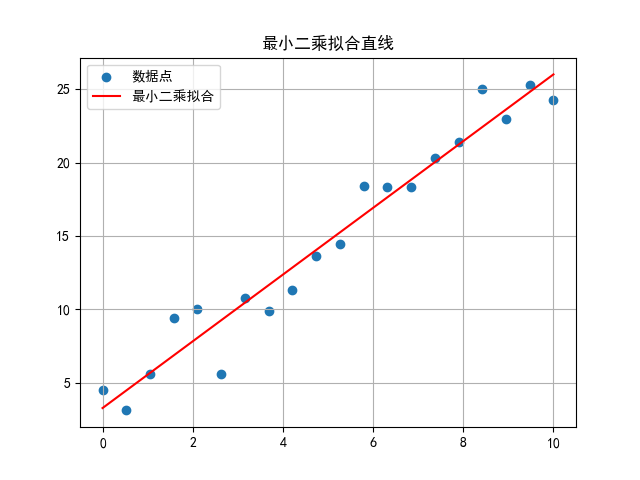

Python code for this plot:
import numpy as np
import matplotlib.pyplot as plt

plt.rcParams['font.sans-serif'] = ['SimHei']
plt.rcParams['axes.unicode_minus'] = False

# 造一组带噪声的数据
np.random.seed(0)
x = np.linspace(0, 10, 20)
y = 2.5 * x + 1.0 + np.random.normal(0, 2, 20)

# 最小二乘拟合直线
a, b = np.polyfit(x, y, 1)
print(f"拟合直线：y = {a:.3f}x + {b:.3f}")

plt.scatter(x, y, label="数据点")
plt.plot(x, a*x + b, 'r', label="最小二乘拟合")
plt.legend(); plt.grid(True)
plt.title("最小二乘拟合直线")
plt.show()
